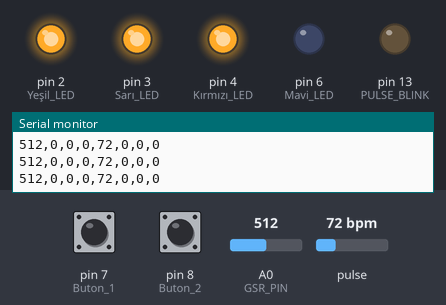
The sketch below on a simulated Arduino Uno, built with avr-gcc and run on an emulated ATmega328P. Parts: output pins drawn as LEDs (lit = HIGH), the last lines printed to the serial monitor. Inputs (shaded band) come from the test bench; at power-on: pin 7 (Buton_1) LOW, pin 8 (Buton_2) LOW, A0 (GSR_PIN) = 512, pulse 72 bpm.

Above: at 1.2 s.
1.3 s: pin 7 (Buton_1) pulled HIGH for 0.15 s
At 2.3 s:
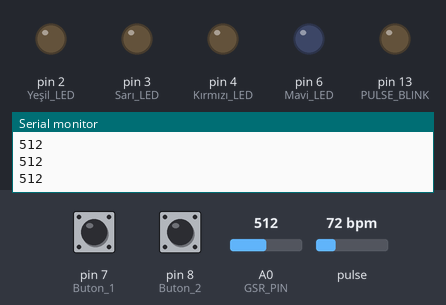
Timing chart, 0 to 4.3 s (numbered marks = the images above; inputs shaded):
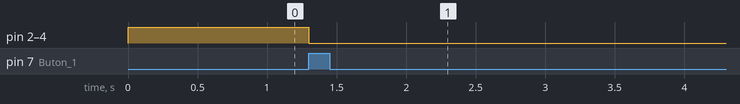

The sketch:

stress_level_meter_code.ino
```cpp
#include <PulseSensorPlayground.h>

const int GSR_PIN = A0;         // GSR sensörünün bağlı olduğu analog pin
const int PULSE_PIN = A1;       // Pulse sensörünün bağlı olduğu analog pin

long gsrSensorValue = 0;        // GSR değerini saklamak için değişken
long pulseSensorValue = 0;      // Pulse sensöründen okunan değer
long totalValue = 0;            // Sensörlerdeki değerleri toplamak için
long readings = 0;              // Sensörde kaç değer okunduğunu gösterir
long baseValue = 0;             // Ortalama değer
long lowThresholdGSR = 0;       // Düşük eşik değeri GSR için
long mediumThresholdGSR = 0;    // Orta eşik değeri GSR için
long highThresholdGSR = 0;      // Yüksek eşik değeri GSR için
long lowThresholdPulse = 0;     // Düşük eşik değeri Pulse için
long mediumThresholdPulse = 0;  // Orta eşik değeri Pulse için
long highThresholdPulse = 0;    // Yüksek eşik değeri Pulse için
bool answerPart = false;        // Cevap verme kısmında mı

const int PULSE_BLINK = LED_BUILTIN;
const int PULSE_FADE = 5;
const int THRESHOLD = 550;

PulseSensorPlayground pulseSensor;

void setup() {
    Serial.begin(9600);
    pinMode(2, OUTPUT);     // Yeşil LED
    pinMode(3, OUTPUT);     // Sarı LED
    pinMode(4, OUTPUT);     // Kırmızı LED
    pinMode(6, OUTPUT);     // Mavi LED
    pinMode(7, INPUT);      // Buton 1
    pinMode(8, INPUT);      // Buton 2

    pulseSensor.analogInput(PULSE_PIN);
    pulseSensor.blinkOnPulse(PULSE_BLINK);
    pulseSensor.fadeOnPulse(PULSE_FADE);

    pulseSensor.setSerial(Serial);
    pulseSensor.setThreshold(THRESHOLD);

    // PulseSensor başlatma işlemi kontrol ediliyor
    if (!pulseSensor.begin()) {
        while (true) {
            digitalWrite(PULSE_BLINK, LOW);
            delay(50);
            Serial.println('!');
            digitalWrite(PULSE_BLINK, HIGH);
            delay(50);
        }
    }
}

void loop() {
    if (digitalRead(7) == 1) {
        calibrateSensors();
    }

    if (digitalRead(8) == 1) {
        answerPart = true;
    } else {
        answerPart = false;
    }

    controlLEDs();

    sendToSerialPlotter();

    delay(20);
}

void calibrateSensors() {

    // ledleri söndür
    digitalWrite(2, LOW);
    digitalWrite(3, LOW);
    digitalWrite(4, LOW);
    digitalWrite(6, LOW);


    Serial.println("Kalibrasyon başladı...");
    unsigned long startTime = millis();
    totalValue = 0;
    readings = 0;
    baseValue = 0;

    while (millis() - startTime < 5000) {
        gsrSensorValue = analogRead(GSR_PIN);  // GSR sensöründen değeri oku
        totalValue += gsrSensorValue;
        readings++;
        Serial.println(gsrSensorValue);
        delay(50);  // 20ms gecikme
    }

    baseValue = totalValue / readings; // GSR sensörü için ortalama değeri hesapla

    lowThresholdGSR = baseValue + 2;
    mediumThresholdGSR = baseValue + 4;
    highThresholdGSR = baseValue + 7;

    startTime = millis();
    totalValue = 0;
    readings = 0;
    baseValue = 0;

    while (millis() - startTime < 5000) {
        pulseSensorValue = pulseSensor.getBeatsPerMinute(); // Pulse sensöründen değeri oku
        totalValue += pulseSensorValue;
        readings++;
        Serial.println(pulseSensorValue);
        delay(50);
    }

    baseValue = totalValue / readings; // Pulse sensörü için ortalama değeri hesapla

    lowThresholdPulse = baseValue + 2;
    mediumThresholdPulse = baseValue + 4;
    highThresholdPulse = baseValue + 7;

    Serial.println("Kalibrasyon işlemi tamamlandı.");
}

void controlLEDs() {
    gsrSensorValue = analogRead(GSR_PIN);
    pulseSensorValue = pulseSensor.getBeatsPerMinute(); // Pulse sensöründen nabız verisini al

    if(gsrSensorValue > lowThresholdGSR && pulseSensorValue > lowThresholdPulse) {
        digitalWrite(2, HIGH);
    } else {
        digitalWrite(2, LOW);
    }

    if(gsrSensorValue > mediumThresholdGSR && pulseSensorValue > mediumThresholdPulse) {
        digitalWrite(3, HIGH);
    } else {
        digitalWrite(3, LOW);
    }

    if(gsrSensorValue > highThresholdGSR && pulseSensorValue > highThresholdPulse) {
        digitalWrite(4, HIGH);
    } else {
        digitalWrite(4, LOW);
    }

    if(answerPart) {
        digitalWrite(6, HIGH);
    } else {
        digitalWrite(6, LOW);
    }
}

void sendToSerialPlotter() {
    if (answerPart) {
        Serial.print("1");
        Serial.print(",");
    }

    Serial.print(gsrSensorValue);
    Serial.print(",");
    Serial.print(lowThresholdGSR);
    Serial.print(",");
    Serial.print(mediumThresholdGSR);
    Serial.print(",");
    Serial.print(highThresholdGSR);
    Serial.print(",");
    Serial.print(pulseSensorValue);
    Serial.print(",");
    Serial.print(lowThresholdPulse);
    Serial.print(",");
    Serial.print(mediumThresholdPulse);
    Serial.print(",");
    Serial.println(highThresholdPulse);
}
```

Measured:
- after the input at 1.3 s, pin 2 (Yeşil_LED), pin 3 (Sarı_LED), pin 4 (Kırmızı_LED): HIGH → LOW at once
